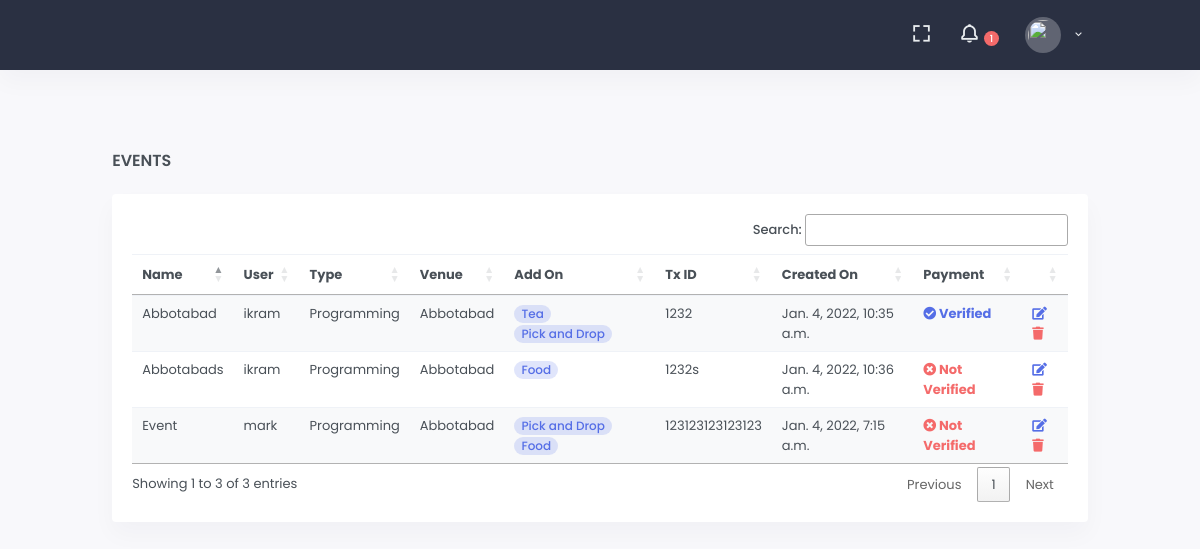
/a/event/, run on an earlier commit of the app's database.
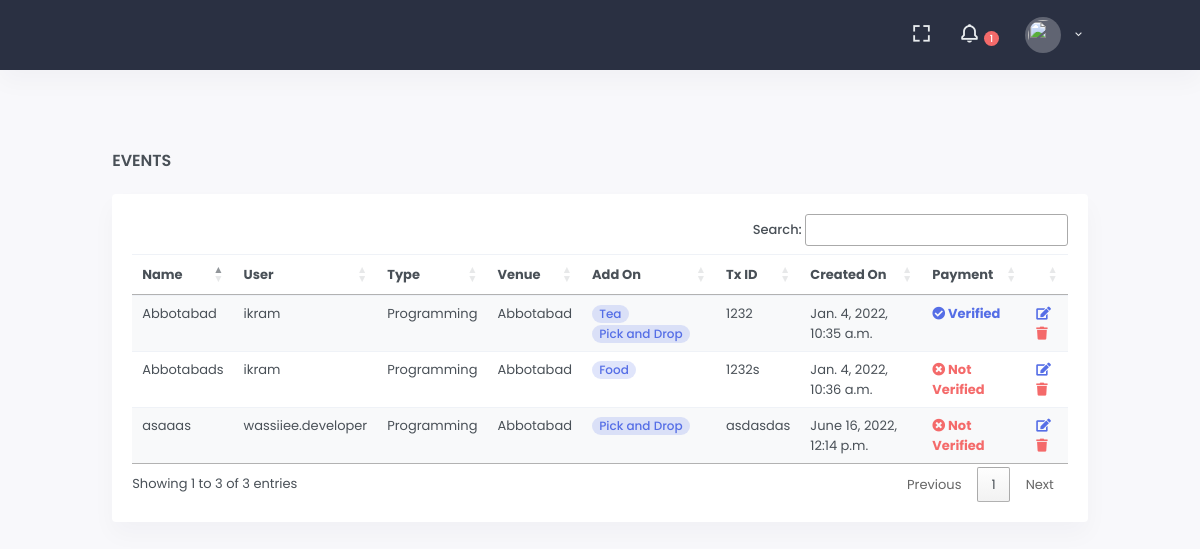
And on a later commit of the database.
### src/portals/admins/models.py (models this page shows, shortened)
class Event(models.Model):
    name = models.CharField(max_length=255)
    user = models.ForeignKey('accounts.User', on_delete=models.CASCADE)
    event_type = models.ForeignKey('EventType', on_delete=models.SET_NULL, null=True, blank=False)
    venue = models.ForeignKey('Venue', on_delete=models.SET_NULL, null=True, blank=False)
    add_ons = models.ManyToManyField(AddOn)
    no_of_persons = models.PositiveIntegerField(default=0)
    no_of_chairs = models.PositiveIntegerField(default=100)
    event_charge = models.FloatField(default=1000)
    venue_charge = models.FloatField(default=500)
    tax_charge = models.FloatField(default=100)
    total_charge = models.FloatField(default=0)
    transaction_id = models.CharField(
        max_length=1000, null=False, blank=False,
        help_text="Enter transaction id here, transaction id will be provided by your service provider "
                  "i.e EasyPaisa provide you through sms over a successful transaction", unique=True
    )
    single_split = models.BooleanField(default=False)
    double_split = models.BooleanField(default=False)
    triple_split = models.BooleanField(default=False)
    red_carpet = models.BooleanField(default=False)
    music = models.BooleanField(default=False)
    is_paid = models.BooleanField(default=False)
    is_active = models.BooleanField(default=True)
    created_on = models.DateTimeField(auto_now_add=True)
    event_date = models.DateTimeField()
    class Meta:
        verbose_name_plural = "Events"

class EventType(models.Model):
    name = models.CharField(max_length=255)
    description = models.TextField(null=True, blank=True)
    is_active = models.BooleanField(default=True)
    class Meta:
        ordering = ['-id']
    def __str__(self):
        return self.name

class Venue(models.Model):
    name = models.CharField(max_length=255)
    description = models.TextField(null=True, blank=True)
    is_active = models.BooleanField(default=True)
    class Meta:
        ordering = ['-id']
    def __str__(self):
        return self.name

class AddOn(models.Model):
    name = models.CharField(max_length=255)
    price = models.FloatField(null=False, blank=False)
    description = models.TextField(null=True, blank=True)
    is_active = models.BooleanField(default=True)
    class Meta:
        verbose_name_plural = 'Add Ons'
        ordering = ['-id']

### src/accounts/models.py (models this page shows, shortened)
class User(AbstractUser):
    GENDER_CHOICE = (
        ('m', 'Male'),
        ('f', 'Female'),
        ('o', 'Other'),
    )
    is_customer = models.BooleanField(default=False, help_text="This account belongs to customer")
    profile_image = models.ImageField(
        null=True, blank=True,
        upload_to='images/profiles/',
        verbose_name="Profile Picture", help_text="Profile image must be 150*150 in size of png, jpg or jpeg"
    )
    gender = models.CharField(max_length=1, null=True, blank=True, choices=GENDER_CHOICE)
    about = models.TextField(null=True, blank=True, help_text="Tell us something interesting about yourself")
    address = models.TextField(blank=True, null=True)
    phone_number = models.CharField(max_length=15, null=True, blank=True)
    class Meta:
        verbose_name_plural = "Users"
    def __str__(self):
        return self.username

### src/portals/admins/views.py (the view)
# urls.py: path('event/', EventListView.as_view(), name='event-list-view'),
class EventListView(ListView):
    queryset = Event.objects.all()

### src/portals/admins/templates/admins/event_list.html (shortened to what this page needs)
{% extends 'core/base.html' %}
{% load static %}
{% block page_heading %}
    Events
{% endblock %}
{% block base_links %}
    <link rel="stylesheet" href="https://cdn.datatables.net/1.10.22/css/jquery.dataTables.min.css">
    <link rel="stylesheet" href="https://cdn.datatables.net/buttons/1.6.5/css/buttons.dataTables.min.css">
{% endblock %}
{% block content %}
    <div class="card">
        <div class="card-body">
            {% if event_list %}
                <div class="table-responsive">
                    <table class="table table-hover table-striped">
                        <thead>
                        <tr>
                            <th>Name</th>
                            <th>User</th>
                            <th>Type</th>
                            <th>Venue</th>
                            <th>Add On</th>
                            <th>Tx ID</th>
                            <th>Created On</th>
                            <th>Payment</th>
                            <th></th>
                        </tr>
                        </thead>
                        <tbody class="">
                        {% for row in event_list %}
                            <tr>
                                <td>{{ row.name }}</td>
                                <td>{{ row.user }}</td>
                                <td>{{ row.event_type }}</td>
                                <td>{{ row.venue }}</td>
                                <td>
                                    {% for add_on in row.add_ons.all %}
                                        <span class="badge badge-pill badge-soft-primary font-size-12">{{ add_on.name }}</span>
                                    {% endfor %}
                                </td>
                                <td>{{ row.transaction_id }}</td>
                                <td>{{ row.created_on }}</td>
                                <td>
                                    {% if row.is_paid %}
                                        <b class="text-success">
                                            <a href="#">
                                                <i class="fa fa-check-circle"></i> Verified
                                            </a>
                                        </b>
                                    {% else %}
                                        <b>
                                            <a href="#" class="text-danger">
                                                <i class="fa fa-times-circle"></i> Not Verified
                                            </a>
                                        </b>
                                    {% endif %}
                                </td>
                                <td>
                                    <a href="{% url 'admin-portal:event-update-view' row.pk %}">
                                        <i class="fa fa-edit"></i></a>
                                    <a class="text-danger"
                                       href="{% url 'admin-portal:event-delete-view' row.pk %}">
                                        <i class="fa fa-trash"></i></a>
                                </td>
                            </tr>
                        {% endfor %}
                        </tbody>
                    </table>
                </div>
            {% else %}
                <p>
                <h5 class="card-title text-danger">No event orders placed yet.</h5>
                </p>
            {% endif %}
        </div>
    </div>
{% endblock %}

### templates/core/base.html (shortened to what this page needs)
{% load static %}
<!doctype html>
<html lang="en">
<head>
    <link rel="stylesheet" href="{% static 'core/css/app.min.css' %}">
    <link rel="stylesheet" href="{% static 'core/css/bootstrap.min.css' %}">
    <link rel="stylesheet" href="{% static 'core/css/icons.min.css' %}">
    {% block base_links %}
    {% endblock %}
</head>
<body data-topbar="dark" data-layout="horizontal">
<div id="layout-wrapper">
    {% block base_top_nav %}
        {% include 'core/base_head.html' %}
    {% endblock %}
    {% block dont_include_details %}
        <div class="main-content">
            <div class="page-content mt-4">
                <div class="container-fluid mt-5">
                    <div class="row">
                        <div class="col-12">
                            <div class="page-title-box d-flex align-items-center justify-content-between">
                                <h4 class="mb-0 font-size-18">
                                    {% block page_heading %} {% endblock %}</h4>
                            </div>
                        </div>
                    </div>
                    <div class="row">
                        <div class="col-12">
                            {% block content %}
                            {% endblock %}
                        </div>
                    </div>
                </div>
            </div>
        </div>
    {% endblock %}
</div>
</body>
</html>

### templates/core/base_head.html (shortened to what this page needs)
{% load static %}
<header id="page-topbar">
    <div class="navbar-header">
        <div class="d-flex">
            <div class="navbar-brand-box">
            </div>
        </div>
        <div class="d-flex">
            <div class="dropdown d-none d-lg-inline-block ml-1">
                <button type="button" class="btn header-item noti-icon waves-effect" data-toggle="fullscreen">
                    <i class="bx bx-fullscreen"></i>
                </button>
            </div>
            <div class="dropdown d-inline-block">
                <button type="button" class="btn header-item noti-icon waves-effect"
                        id="page-header-notifications-dropdown"
                        data-toggle="dropdown" aria-haspopup="true" aria-expanded="false">
                    <i class="bx bx-bell bx-tada"></i>
                    <span class="badge badge-danger badge-pill">
                        1
                    </span>
                </button>
            </div>
            <div class="dropdown d-inline-block">
                <button type="button" class="btn header-item waves-effect" id="page-header-user-dropdown"
                        data-toggle="dropdown" aria-haspopup="true" aria-expanded="false">
                    {% if request.user.profile_image %}
                        <img class="rounded-circle header-profile-user" src="{% static 'images/user.png' %}" alt="Header Avatar">
                    {% else %}
                         <img class="rounded-circle header-profile-user" src="{% static 'images/user.png' %}">
                    {% endif %}
                    <i class="mdi mdi-chevron-down d-none d-xl-inline-block"></i>
                </button>
            </div>
        </div>
    </div>
</header>

What changed in the data, as far as the page shows it:
removed Event: name "Event", user "mark", event_type "Programming", venue "Abbotabad", transaction_id "123123123123123", created_on "Jan. 4, 2022, 7:15 a.m.", is_paid False (drawn), AddOn (name "Pick and Drop"), AddOn (name "Food")
added Event: name "asaaas", user "wassiiee.developer", event_type "Programming", venue "Abbotabad", transaction_id "asdasdas", created_on "June 16, 2022, 12:14 p.m.", is_paid False (drawn), AddOn (name "Pick and Drop")
